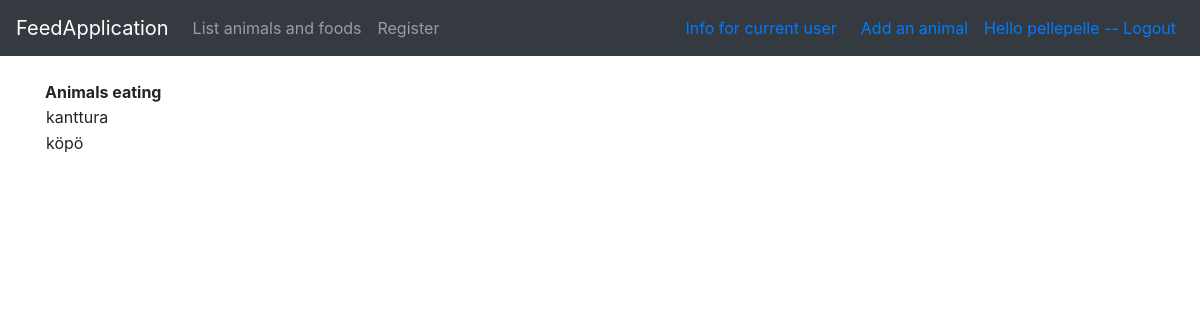
Screenshot of /animals/foods/3 (signed in) with the database file from the repository.
### application/auth/models.py (models this page shows, shortened)
class User(Base):
    __tablename__ = "account"
    name = db.Column(db.String(144), nullable=False)
    username = db.Column(db.String(144), nullable=False)
    password = db.Column(db.String(144), nullable=False)
    animals = db.relationship("Animal", backref='account', lazy=True)

### application/animals/models.py (models this page shows, shortened)
class Animal(Base):
    name = db.Column(db.String(144), nullable=False)
    account_id = db.Column(db.Integer, db.ForeignKey('account.id'),
                           nullable=False)
    user = db.relationship("User", backref='animal', lazy=True)
    foods = db.relationship("Food", secondary=animals_foods, back_populates='animals', lazy='dynamic')
    sick = db.Column(db.Boolean, nullable=False)

### application/animals/views.py (the view)
@app.route("/animals/foods/<food_id>")
def show_animals_per_food(food_id):
    return render_template("animals/foods.html", animals = Food.list_foods_and_animals(food_id))

### application/__init__.py (called while the page is built)
@login_manager.user_loader
def load_user(user_id):
    return User.query.get(user_id)

### application/animals/models.py (called while the page is built)
    @staticmethod
    def list_foods_and_animals(food_id):
        query2 = text("SELECT Animal.name FROM Food"
        " LEFT JOIN animalsfoods ON animalsfoods.food_id = Food.id"
        " LEFT JOIN Animal ON Animal.id = animalsfoods.animal_id"
        " WHERE Food.id = :food_id").params(food_id=food_id)
        res = db.engine.execute(query2)
        response = []
        for row in res:
            response.append({"name":row[0]})
        return response

### application/templates/animals/foods.html
{% extends "layout.html" %}
{% block body %}
<tr><b>Animals eating</b></tr>
<table>
{% for animal in animals %}
<tr><td>{{animal.name}}</td></tr>
{% endfor %}
</table>
{% endblock %}

### application/templates/layout.html (shortened to what this page needs)
<!DOCTYPE html>
<html>
  <head>
    <link rel="stylesheet" href="https://maxcdn.bootstrapcdn.com/bootstrap/4.0.0/css/bootstrap.min.css">
  </head>
  <body>
    <nav class="navbar navbar-expand-md navbar-dark bg-dark mb-4">
      <a class="navbar-brand" href="#">FeedApplication</a>
<div class="collapse navbar-collapse" id="navbarCollapse">
        <ul class="navbar-nav mr-auto">
          <li class="nav-item">
            <a class="nav-link" href="{{ url_for('animals_index') }} ">List animals and foods</a>
          </li>
          <li class="nav-item">
            <a class="nav-link" href="{{ url_for('animals_userform') }} ">Register</a>
          </li>
        </ul>
        <div class="form-inline mt-2 mt-md-0 px-2">
          {% if current_user.is_authenticated %}
            <div class="px-2"><a href="{{ url_for('current_animals') }} ">Info for current user</a></div>
            <div class="px-2"></div><a href="{{ url_for('animals_form') }} ">Add an animal</a></div>
            <div class="px-2"><a href="{{ url_for('auth_logout') }}">Hello {{ current_user.name }} -- Logout</a></div>
	        {% else %}
	        <a href="{{ url_for('auth_login') }}">Login</a>
	        {% endif %}
        </div>
    </nav>
    <main role="main" class="container">
    {% block body %}{% endblock %}
    </main>
  </body>
</html>

### rows the page displays
User: name "pellepelle"
Animal: name "kanttura"
Animal: name "köpö"
